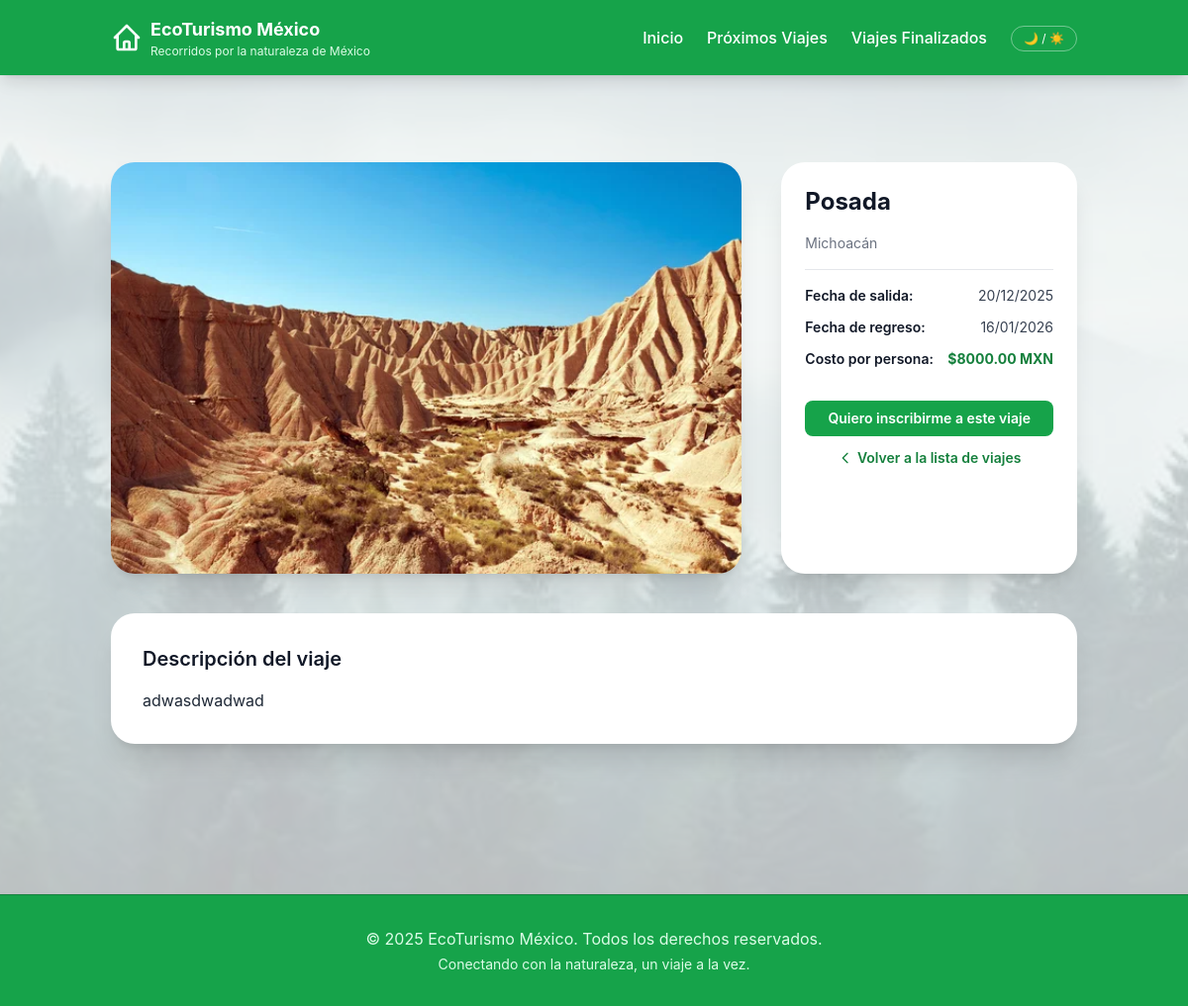
The app's page /viaje/2/ with its own data.
### registros/models.py (models this page shows, shortened)
class Viajes(models.Model):
    destino = models.CharField(max_length=100)
    lugar = models.CharField(max_length=100)
    descripcion = RichTextField()
    fecha_salida = models.DateField()
    fecha_regreso = models.DateField()
    costo = models.DecimalField(max_digits=8, decimal_places=2)
    imagen = models.ImageField(null=True, upload_to="fotos", verbose_name="Fotografía")
    latitud = models.DecimalField(
        "Latitud (opcional)",
        max_digits=9,
        decimal_places=6,
        null=True,
        blank=True,
    )
    longitud = models.DecimalField(
        "Longitud (opcional)",
        max_digits=9,
        decimal_places=6,
        null=True,
        blank=True,
    )
    video_url = models.URLField(
        "URL de video (YouTube opcional)",
        max_length=200,
        null=True,
        blank=True,
    )
    cancelado = models.BooleanField(
        default=False,
        verbose_name="Viaje cancelado",
        help_text="Si está marcado, el viaje se mostrará como cancelado en el sitio público.",
    )
    created = models.DateTimeField(auto_now_add=True)
    updated = models.DateTimeField(auto_now_add=True)
    class Meta:
        verbose_name = "Viaje"
        verbose_name_plural = "Viajes"
        ordering = ["-created"]

### contenido/views.py (the view, shortened to what this page needs)
# urls.py: path("viaje/<int:viaje_id>/", views.viaje_detalle, name="viaje_detalle"),
def viaje_detalle(request, viaje_id: int):
    viaje = get_object_or_404(Viajes, id=viaje_id)
    embed_url = None
    context = {
        "viaje": viaje,
        "embed_url": embed_url,
    }
    return render(request, "contenido/viaje_detalle.html", context)

### contenido/templates/contenido/viaje_detalle.html (shortened to what this page needs)
{% extends "contenido/base.html" %}
{% load static %}
{% block content %}
<section class="py-10">
    <div class="grid grid-cols-1 lg:grid-cols-3 gap-10">
        <div class="lg:col-span-2">
            <div class="rounded-3xl overflow-hidden shadow-xl">
                <img src="{% if viaje.imagen %}{{ viaje.imagen.url }}{% else %}{% static 'contenido/img/img-bosque.jpg' %}{% endif %}"
                     alt="{{ viaje.destino }}"
                     class="w-full h-80 md:h-[26rem] object-cover">
            </div>
        </div>
        <aside class="bg-white dark:bg-gray-800 rounded-3xl shadow-xl p-6 space-y-4">
    <h1 class="text-2xl font-bold text-gray-900 dark:text-gray-100">{{ viaje.destino }}</h1>
    <p class="text-sm text-gray-500 dark:text-gray-300">
        {{ viaje.lugar }}
    </p>
    <div class="border-t border-gray-200 dark:border-gray-700 pt-4 space-y-3 text-sm text-gray-700 dark:text-gray-200">
        <div class="flex justify-between">
            <span class="font-semibold text-gray-900 dark:text-gray-100">Fecha de salida:</span>
            <span>{{ viaje.fecha_salida|date:"d/m/Y" }}</span>
        </div>
        <div class="flex justify-between">
            <span class="font-semibold text-gray-900 dark:text-gray-100">Fecha de regreso:</span>
            <span>{{ viaje.fecha_regreso|date:"d/m/Y" }}</span>
        </div>
        <div class="flex justify-between">
            <span class="font-semibold text-gray-900 dark:text-gray-100">Costo por persona:</span>
            <span class="text-green-700 dark:text-green-400 font-bold">
                ${{ viaje.costo }} MXN
            </span>
        </div>
    </div>
    <div class="pt-4 flex flex-col space-y-3">
        {% if not viaje.cancelado %}
            <a href="{% url 'inscribirse_viaje' viaje.id %}"
               class="inline-flex justify-center items-center text-sm font-semibold px-4 py-2 rounded-lg bg-green-600 text-white hover:bg-green-700">
                Quiero inscribirme a este viaje
            </a>
        {% endif %}
        <a href="{% url 'viajes_proximos' %}"
           class="inline-flex items-center justify-center text-sm font-semibold text-green-700 hover:text-green-900">
            <svg xmlns="http://www.w3.org/2000/svg" class="h-4 w-4 mr-1" fill="none" viewBox="0 0 24 24" stroke="currentColor">
                <path stroke-linecap="round" stroke-linejoin="round" stroke-width="2"
                      d="M15 19l-7-7 7-7" />
            </svg>
            Volver a la lista de viajes
        </a>
    </div>
</aside>
    </div>
    <div class="mt-10 bg-white dark:bg-gray-800 rounded-3xl shadow-xl p-6 md:p-8">
        <h2 class="text-xl font-semibold text-gray-900 dark:text-gray-100 mb-4">Descripción del viaje</h2>
        <div class="prose max-w-none dark:prose-invert">
            {{ viaje.descripcion|safe }}
        </div>
    </div>
</section>
{% endblock %}

### contenido/templates/contenido/base.html (style rules this page uses)
body { font-family: 'Inter', sans-serif; }

### records on screen
Viajes: imagen (picture), destino "Posada", lugar "Michoacán", fecha_salida "20/12/2025", fecha_regreso "16/01/2026", costo "8000.00", descripcion "adwasdwadwad"
